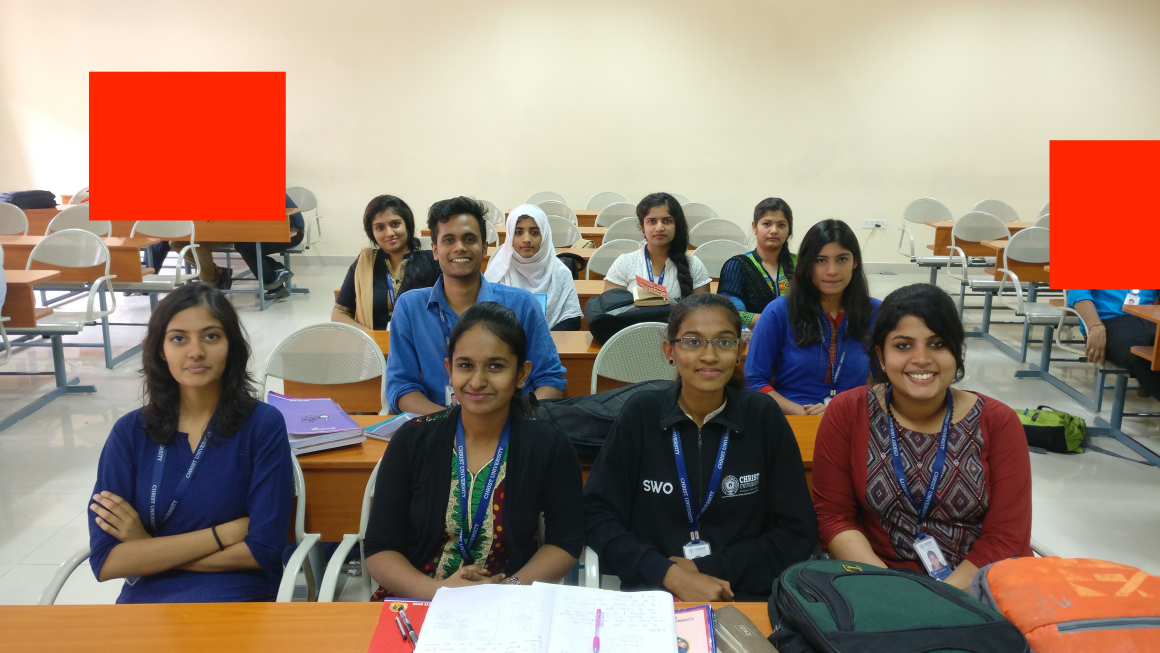
%> input picture MATLAB/finaltest2.jpg, 4640 x 2610 px (shown at 1/4 size)
$ octave Multiface.m   (GNU Octave 9; MATLAB toolbox functions it lacks are replaced by stand-ins)
%> lines starting %> are read from the running program, lines starting %| are printed output that depends on the picture

 h=imresize(rgb2gray(imread('finaltest2.jpg')),1);
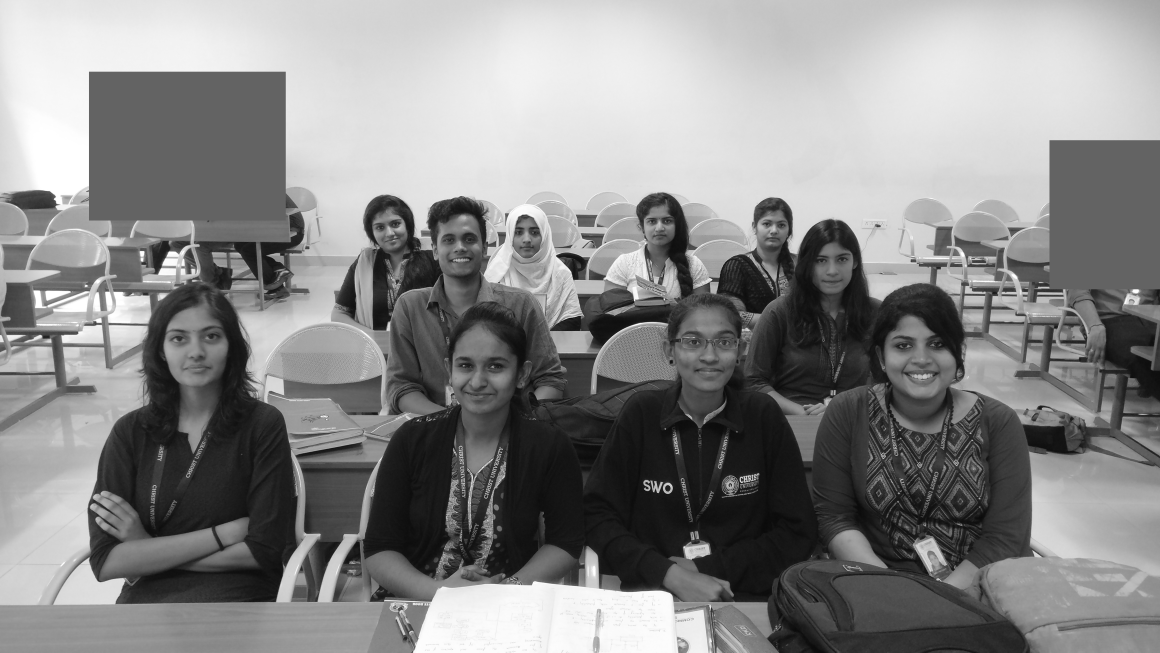
%> h: size 2610x4640 uint8 (shown at 1/4 size); min 0, max 255, mean 136.3


 img=imrotate(h,0);

 %figure(1),imshow(img);
 face = vision.CascadeObjectDetector();
 face.MergeThreshold = 10;

 box = step(face,img);
%> box = 10 rows, first 8: [628 1234 308 308; 1470 840 168 168; 1729 870 226 226; 1759 1338 327 327; 2035 875 149 149; 2560 825 159 159; 2684 1253 308 308; 3020 840 153 153]
%%% box will have all the information of all detected faces

 faces = insertObjectAnnotation(img,'rectangle',box,'Face','LineWidth',2,'Color','red');
 figure(1),imshow(faces);

for i = 1:size(box,1)
 j= imcrop(img,box(i,:));
 j1=imresize(j,[480 480]);

 figure(3),subplot(5,5,i);imshow(j);
%> (the run ends here)
